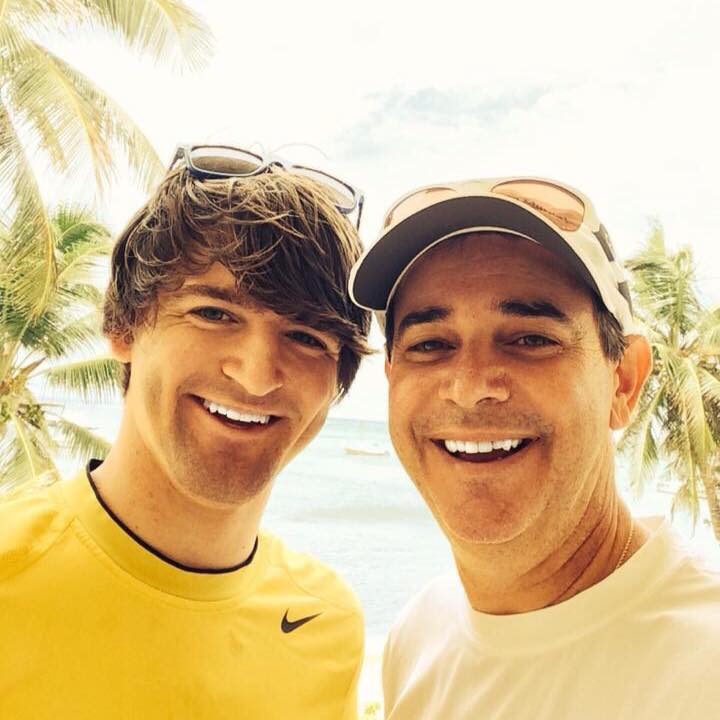
#> input picture newExamples/me_cancun.jpg, 720 x 720 px
$ python Pillow_ImageWorking.py
#> lines starting #> are read from the running program, lines starting #| are printed output that depends on the picture
from PIL import Image

img = Image.open("me_cancun.jpg")
#> img is the input picture: PIL image 720x720 RGB; mean R, G, B 215.2, 189.2, 145.8
print(img.size)
#| (720, 720)
print(img.format)
#| JPEG
print(img.getdata())
#> (printed output is left out)
for pixel in iter(img.getdata()):
    print(pixel)
#> this loop made 518400 passes
#> pixel on passes 1 to 3: (231, 217, 144), (226, 212, 139), (223, 209, 138)
#| (231, 217, 144)
#| (226, 212, 139)
#| (223, 209, 138)
#| (232, 218, 147)
#| (247, 234, 166)
#| (255, 243, 175)
#| (248, 237, 173)
#| (237, 226, 162)
#> (further printed lines are left out)
#Starting cordinates w/ origin at top left (100,100) (100 to the right then 100 down) (300, 375)
area = (100,100, 300, 375)
cropped_img = img.crop(area)
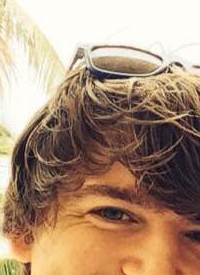
#> cropped_img: PIL image 200x275 RGB; mean R, G, B 173.2, 145.5, 122.8
cropped_img.show()
#img.show()

#Copying an image
nephew = Image.open("me_ReidCrestedButte.jpg")
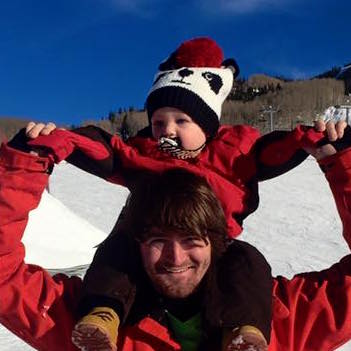
#> input picture newExamples/me_ReidCrestedButte.jpg, 351 x 351 px
#> nephew is the input picture: PIL image 351x351 RGB; mean R, G, B 84.8, 67, 87.4
agrChristmas = Image.open("me_christmas.jpg")
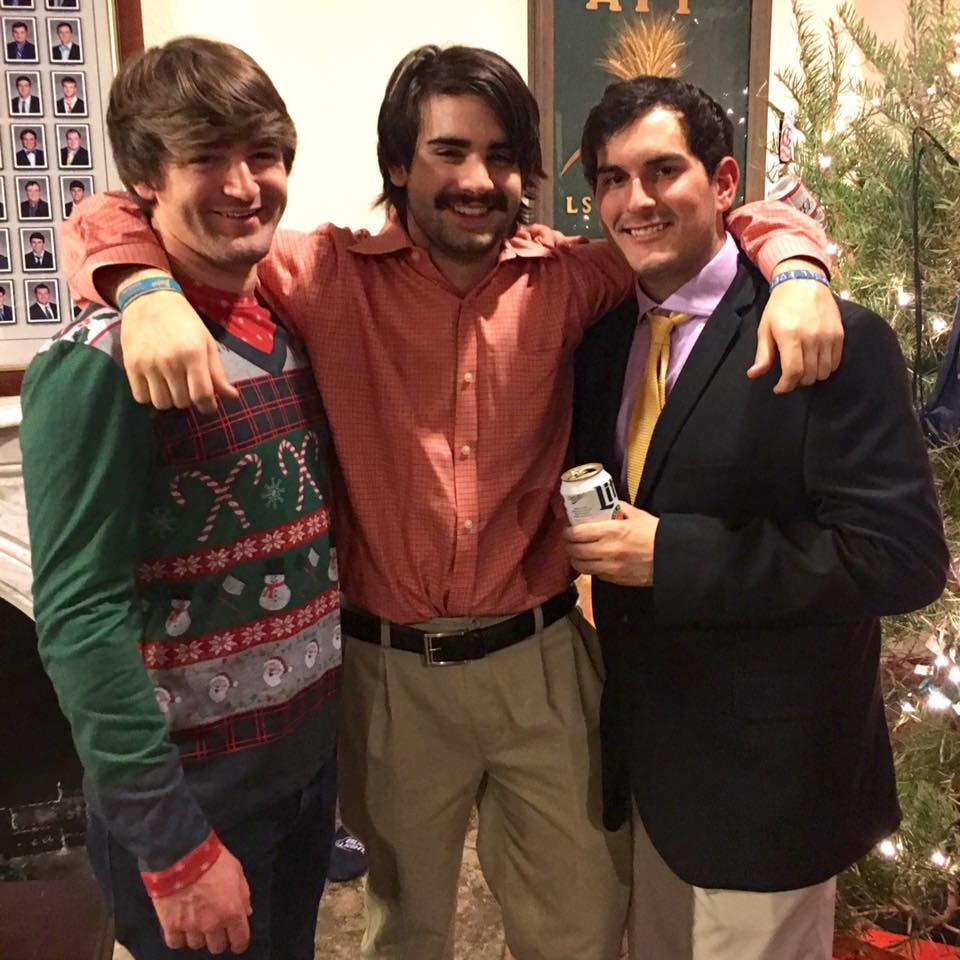
#> input picture newExamples/me_christmas.jpg, 960 x 960 px
#> agrChristmas is the input picture: PIL image 960x960 RGB; mean R, G, B 103.8, 78.5, 65.9

area2 = (100, 100, 451, 451)
agrChristmas.paste(nephew,area2)
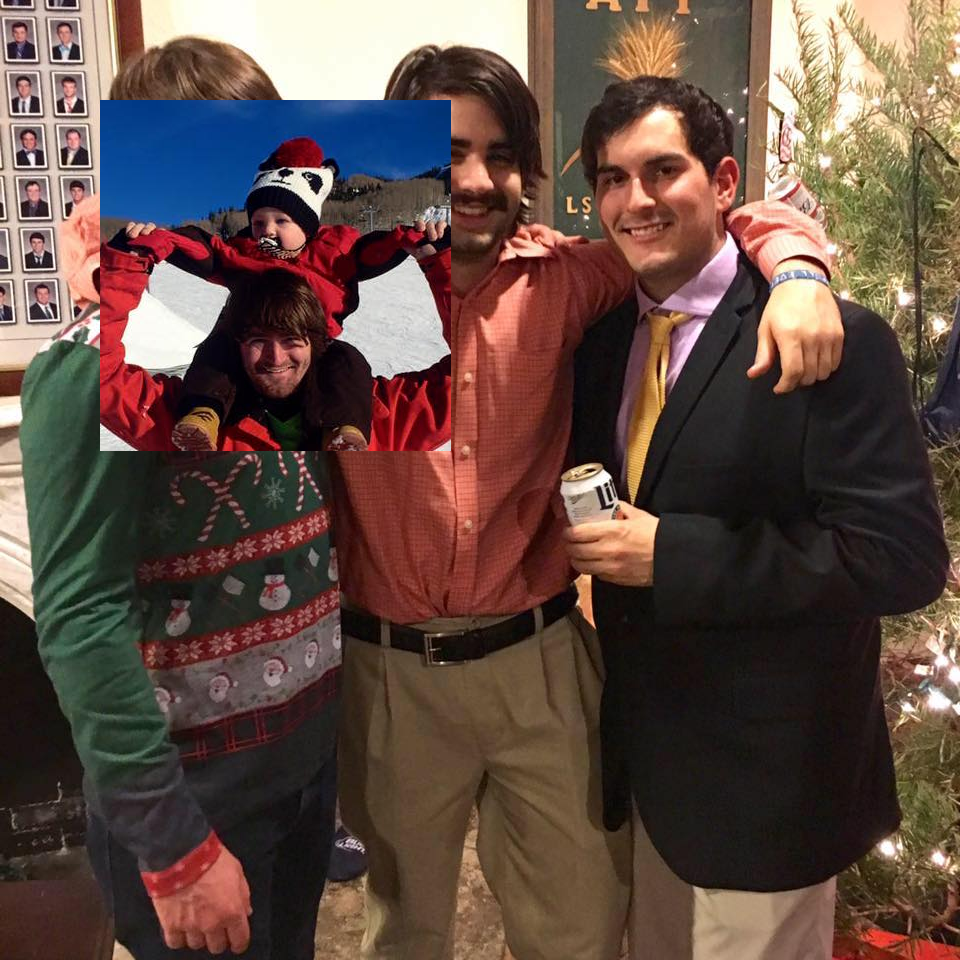
#> agrChristmas: PIL image 960x960 RGB; mean R, G, B 96.7, 75.4, 67.3
agrChristmas.show()
